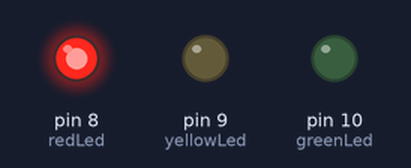
Bench run of a program on a simulated Arduino Uno, built with avr-gcc and run on an emulated ATmega328P. Shown: output pins drawn as LEDs (lit = HIGH).

Above: at 1.5 s.
At 6.5 s:
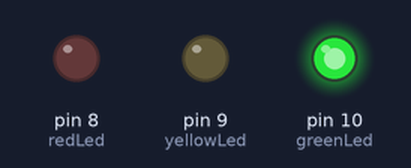
At 9.0 s:
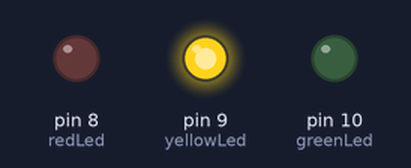
Timing chart, 0 to 13.0 s (numbered marks = the images above):
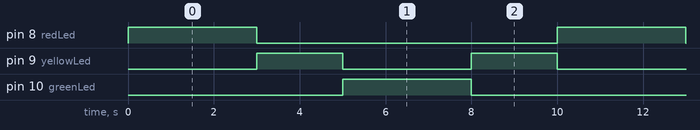

The program:

main.cpp
```cpp
#include <Arduino.h>

const int redLed = 8; // Pin connected to the LED
const int yellowLed = 9; // Pin connected to the yellow LED
const int greenLed = 10; // Pin connected to the green LED

void setup() {
  // Initialize the LED pins as outputs
  pinMode(redLed, OUTPUT);
  pinMode(yellowLed, OUTPUT);
  pinMode(greenLed, OUTPUT);
}

void loop() {
  // Turn on the red LED and turn off the others
  digitalWrite(redLed, HIGH);
  digitalWrite(yellowLed, LOW);
  digitalWrite(greenLed, LOW);
  delay(3000); // Wait for 3 second

  // Turn on the yellow LED and turn off the others
  digitalWrite(redLed, LOW);
  digitalWrite(yellowLed, HIGH);
  digitalWrite(greenLed, LOW);
  delay(2000); // Wait for 2 second

  // Turn on the green LED and turn off the others
  digitalWrite(redLed, LOW);
  digitalWrite(yellowLed, LOW);
  digitalWrite(greenLed, HIGH);
  delay(3000); // Wait for 3 second

  // Turn on the yellow LED and turn off the others
  digitalWrite(redLed, LOW);
  digitalWrite(yellowLed, HIGH);
  digitalWrite(greenLed, LOW);
  delay(2000); // Wait for 2 second
}
```

Measured:
- by itself, pin 8 (redLed), pin 10 (greenLed): alternates HIGH for 3.0 s and LOW for 7.0 s
- by itself, pin 9 (yellowLed): alternates HIGH for 2.0 s and LOW for 3.0 s
- by itself, everything shown: repeats every 10.0 s, in 4 steps
